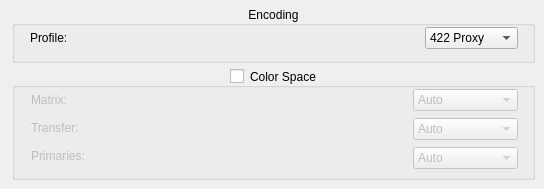
      <widget class="QWidget" name="ProResTab">
       <attribute name="title">
        <string>ProRes</string>
       </attribute>
       <widget class="QGroupBox" name="EncodingProResGB">
        <property name="geometry">
         <rect>
          <x>12</x>
          <y>6</y>
          <width>523</width>
          <height>57</height>
         </rect>
        </property>
        <property name="title">
         <string>Encoding</string>
        </property>
        <property name="alignment">
         <set>Qt::AlignCenter</set>
        </property>
        <widget class="QLabel" name="ProfileLabel">
         <property name="geometry">
          <rect>
           <x>18</x>
           <y>23</y>
           <width>49</width>
           <height>18</height>
          </rect>
         </property>
         <property name="text">
          <string>Profile:</string>
         </property>
        </widget>
        <widget class="QComboBox" name="ProfileDD">
         <property name="geometry">
          <rect>
           <x>413</x>
           <y>21</y>
           <width>93</width>
           <height>22</height>
          </rect>
         </property>
         <property name="toolTip">
          <string>Sets the ProRes profile for encoding.</string>
         </property>
         <item>
          <property name="text">
           <string>422 Proxy</string>
          </property>
         </item>
         <item>
          <property name="text">
           <string>422 LT</string>
          </property>
         </item>
         <item>
          <property name="text">
           <string>422</string>
          </property>
         </item>
         <item>
          <property name="text">
           <string>422 HQ</string>
          </property>
         </item>
         <item>
          <property name="text">
           <string>4444</string>
          </property>
         </item>
         <item>
          <property name="text">
           <string>4444 XQ</string>
          </property>
         </item>
        </widget>
       </widget>
       <widget class="QGroupBox" name="ColorsGB">
        <property name="geometry">
         <rect>
          <x>12</x>
          <y>68</y>
          <width>523</width>
          <height>112</height>
         </rect>
        </property>
        <property name="title">
         <string>Color Space</string>
        </property>
        <property name="alignment">
         <set>Qt::AlignCenter</set>
        </property>
        <property name="checkable">
         <bool>true</bool>
        </property>
        <property name="checked">
         <bool>false</bool>
        </property>
        <widget class="QLabel" name="MatrixProResLabel">
         <property name="geometry">
          <rect>
           <x>19</x>
           <y>18</y>
           <width>43</width>
           <height>27</height>
          </rect>
         </property>
         <property name="text">
          <string>Matrix:</string>
         </property>
        </widget>
        <widget class="QComboBox" name="MatrixProResDD">
         <property name="geometry">
          <rect>
           <x>401</x>
           <y>21</y>
           <width>105</width>
           <height>22</height>
          </rect>
         </property>
         <property name="toolTip">
          <string>Sets the color matrix in metadata.</string>
         </property>
         <item>
          <property name="text">
           <string>Auto</string>
          </property>
         </item>
         <item>
          <property name="text">
           <string>Unknown</string>
          </property>
         </item>
         <item>
          <property name="text">
           <string>BT709</string>
          </property>
         </item>
         <item>
          <property name="text">
           <string>SMPTE170m</string>
          </property>
         </item>
         <item>
          <property name="text">
           <string>BT2020nc</string>
          </property>
         </item>
        </widget>
        <widget class="QLabel" name="TransferProResLabel">
         <property name="geometry">
          <rect>
           <x>19</x>
           <y>49</y>
           <width>50</width>
           <height>22</height>
          </rect>
         </property>
         <property name="text">
          <string>Transfer:</string>
         </property>
        </widget>
        <widget class="QComboBox" name="TransferProResDD">
         <property name="geometry">
          <rect>
           <x>401</x>
           <y>50</y>
           <width>105</width>
           <height>22</height>
          </rect>
         </property>
         <property name="toolTip">
          <string>Sets the color transfer in metadata.</string>
         </property>
         <item>
          <property name="text">
           <string>Auto</string>
          </property>
         </item>
         <item>
          <property name="text">
           <string>Unknown</string>
          </property>
         </item>
         <item>
          <property name="text">
           <string>BT709</string>
          </property>
         </item>
         <item>
          <property name="text">
           <string>SMPTE170m</string>
          </property>
         </item>
         <item>
          <property name="text">
           <string>SMPTE2084</string>
          </property>
         </item>
        </widget>
        <widget class="QLabel" name="PrimariesProResLabel">
         <property name="geometry">
          <rect>
           <x>19</x>
           <y>78</y>
           <width>55</width>
           <height>20</height>
          </rect>
         </property>
         <property name="text">
          <string>Primaries:</string>
         </property>
        </widget>
        <widget class="QComboBox" name="PrimairesProResDD">
         <property name="geometry">
          <rect>
           <x>401</x>
           <y>79</y>
           <width>105</width>
           <height>22</height>
          </rect>
         </property>
         <property name="toolTip">
          <string>Sets the color primaries in metadata.</string>
         </property>
         <item>
          <property name="text">
           <string>Auto</string>
          </property>
         </item>
         <item>
          <property name="text">
           <string>Unknown</string>
          </property>
         </item>
         <item>
          <property name="text">
           <string>BT709</string>
          </property>
         </item>
         <item>
          <property name="text">
           <string>BT470bg</string>
          </property>
         </item>
         <item>
          <property name="text">
           <string>SMPTE170m</string>
          </property>
         </item>
         <item>
          <property name="text">
           <string>BT2020</string>
          </property>
         </item>
        </widget>
       </widget>
      </widget>
